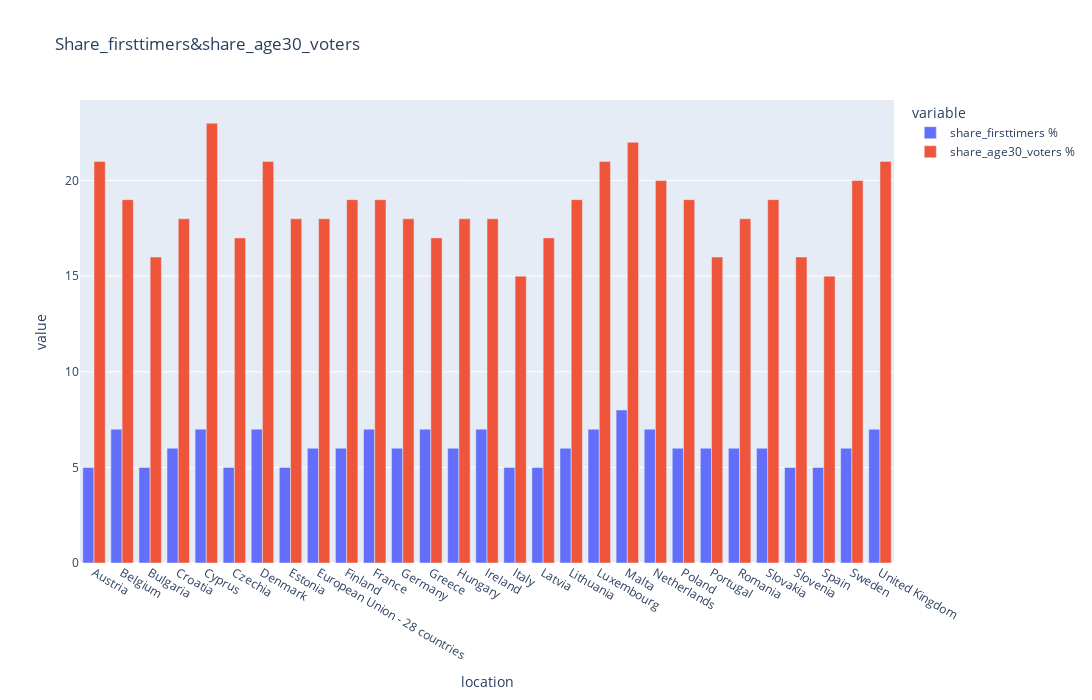

Notebook code cell kept with this figure:
### Code cell
px.bar(sorted_voters_df,x='location',y=['share_firsttimers %','share_age30_voters %'],barmode='group',height=700, width=2000
       ,title='Share_firsttimers&share_age30_voters')

### Figure 1 — Plotly figure (JSON) as saved in the notebook; plotly's stock layout.template omitted (floating-point values rounded to 4 significant figures)
{"data": [{"alignmentgroup": "True", "hovertemplate": "variable=share_firsttimers %<br>location=%{x}<br>value=%{y}<extra></extra>", "legendgroup": "share_firsttimers %", "marker": {"color": "#636efa"}, "name": "share_firsttimers %", "offsetgroup": "share_firsttimers %", "orientation": "v", "showlegend": true, "textposition": "auto", "type": "bar", "x": ["Austria", "Belgium", "Bulgaria", "Croatia", "Cyprus", "Czechia", "Denmark", "Estonia", "European Union - 28 countries", "Finland", "France", "Germany", "Greece", "Hungary", "Ireland", "Italy", "Latvia", "Lithuania", "Luxembourg", "Malta", "Netherlands", "Poland", "Portugal", "Romania", "Slovakia", "Slovenia", "Spain", "Sweden", "United Kingdom"], "xaxis": "x", "y": [5, 7, 5, 6, 7, 5, 7, 5, 6, 6, 7, 6, 7, 6, 7, 5, 5, 6, 7, 8, 7, 6, 6, 6, 6, 5, 5, 6, 7], "yaxis": "y"}, {"alignmentgroup": "True", "hovertemplate": "variable=share_age30_voters %<br>location=%{x}<br>value=%{y}<extra></extra>", "legendgroup": "share_age30_voters %", "marker": {"color": "#EF553B"}, "name": "share_age30_voters %", "offsetgroup": "share_age30_voters %", "orientation": "v", "showlegend": true, "textposition": "auto", "type": "bar", "x": ["Austria", "Belgium", "Bulgaria", "Croatia", "Cyprus", "Czechia", "Denmark", "Estonia", "European Union - 28 countries", "Finland", "France", "Germany", "Greece", "Hungary", "Ireland", "Italy", "Latvia", "Lithuania", "Luxembourg", "Malta", "Netherlands", "Poland", "Portugal", "Romania", "Slovakia", "Slovenia", "Spain", "Sweden", "United Kingdom"], "xaxis": "x", "y": [21, 19, 16, 18, 23, 17, 21, 18, 18, 19, 19, 18, 17, 18, 18, 15, 17, 19, 21, 22, 20, 19, 16, 18, 19, 16, 15, 20, 21], "yaxis": "y"}], "layout": {"barmode": "group", "height": 700, "legend": {"title": {"text": "variable"}, "tracegroupgap": 0}, "title": {"text": "Share_firsttimers&share_age30_voters"}, "width": 2000, "xaxis": {"anchor": "y", "domain": [0, 1], "title": {"text": "location"}}, "yaxis": {"anchor": "x", "domain": [0, 1], "title": {"text": "value"}}}}
